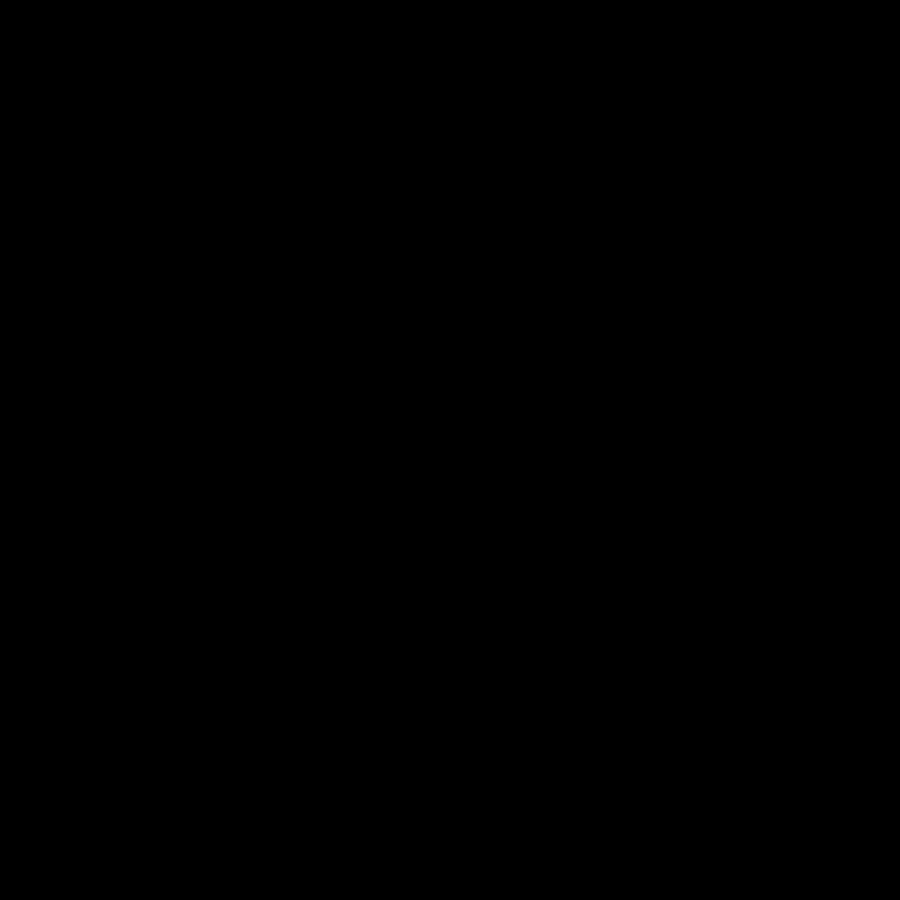
Frame 1 (no input)
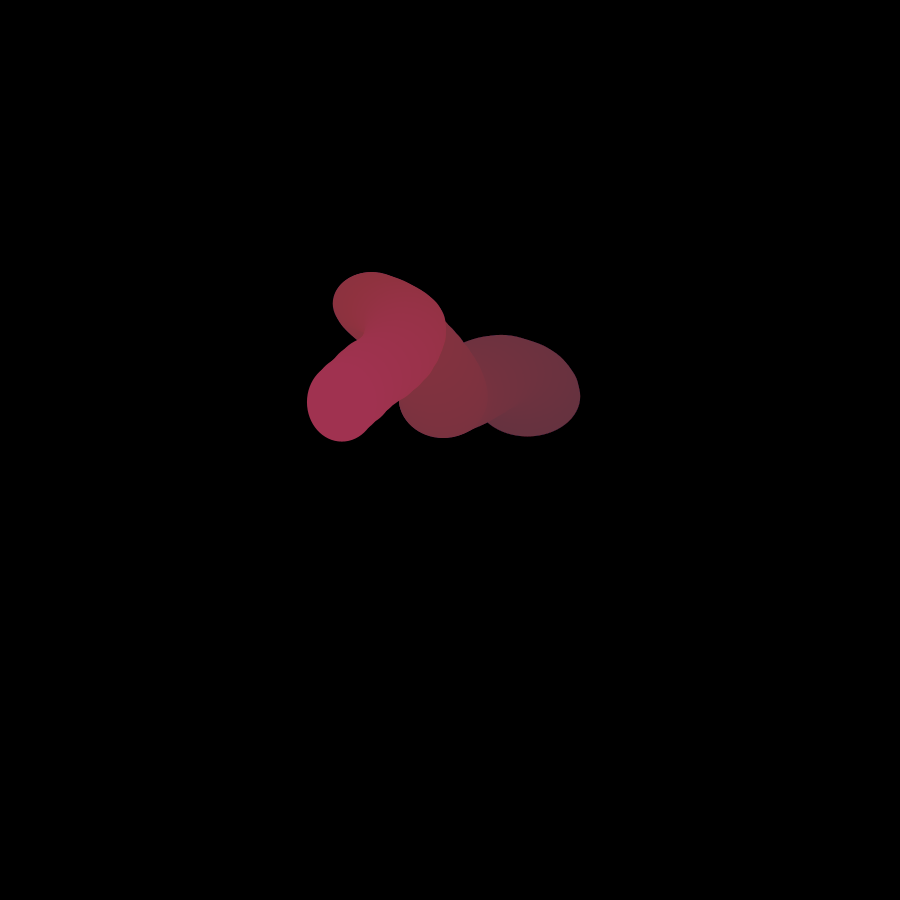
Frame 60 (the mouse pressed at the canvas centre just before this capture)
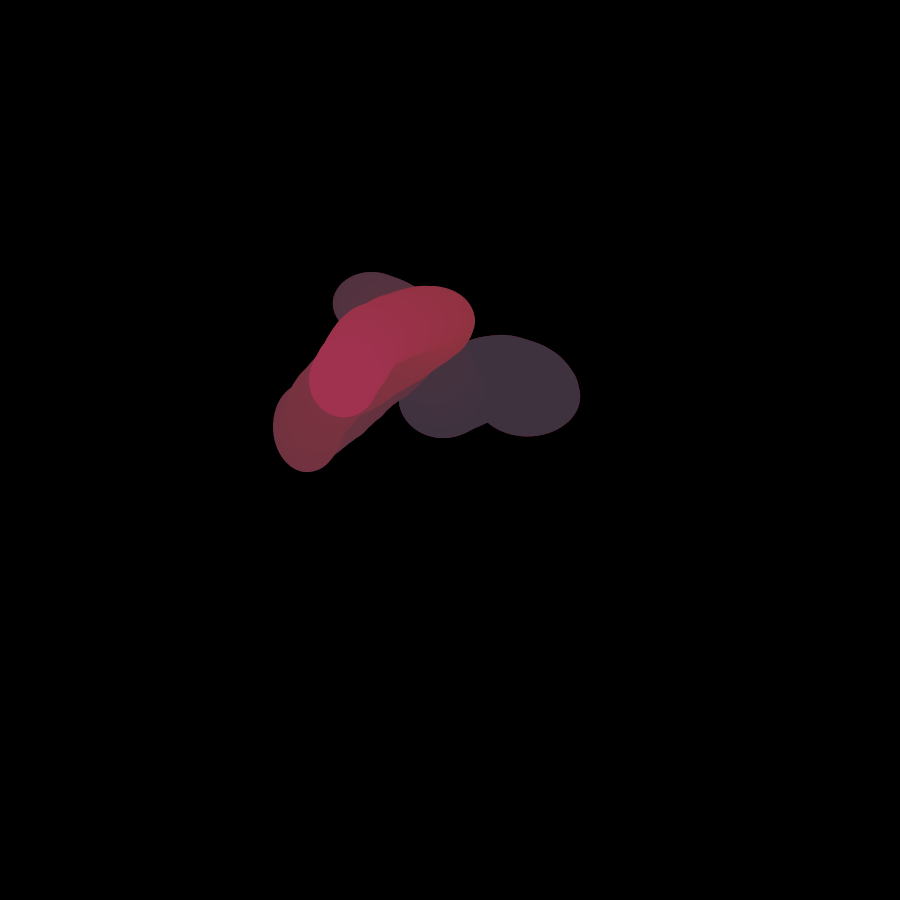
Frame 120 (the mouse held since frame 60 and released just before this capture)

The Processing sketch that drew these frames (run headless with seeded random() and noise(); from frame 60 on, the mouse is pressed at the canvas centre):

// Processing sketch: processing_23120
// ── processing_23120.pde

//time functions to get different noise characteristics
float t1 = 0.0;
float t2 = 0.2;
float t3 = 0.4;
float tX = 0.0;
float tY = 0.3;
float theta = 0;
float n;
float[] positions = new float[125];
float[] positions2 = new float[125];
int i = 3;
int start = 1;

//increments, the overall movement and the circle size vary in different ways
float incrementX = 0.01;
float increment = 0.1;

int pulse = 0;



void setup(){
  frameRate(30);
  size(900, 900);
  background(0);
  smooth();
  
}
  
  
void draw(){
  noStroke();
   
  //thi rectangle "fades" the drawing slowly
  fill(0, 0, 0, 2);
  strokeWeight(1);
  rect(0, 0, width, height);
  
  incrementX += abs(sin(theta)*.000001);
  theta += .1;
   
  //\/\/\/\/\/MOVIE MAKER STUFF\/\/\/\/\/\/\/\\
  //loadPixels();
  //mm.addFrame(pixels,width,height);
   
   // Get a noise value at "time" and scale it for each dot.
  float m = noise(t2)*16;
  
   
  //get a noise value at time and scale it for movement
  float x = noise(tX)*width;
  float y = noise(tY)*height;
   
  // With each cycle, increment the " time "
  t1 += increment;
  t2 += increment;
  t3 += increment;
  tX += incrementX;
  tY += incrementX;
   
  // Draw the ellipse with size determined by Perlin noise
  stroke(251,158,83);
  fill(160, 50, 80);
  //rect(x-m, y-m, m, m);
  positions[i] = (x-m);
  positions2[i] = (y-m);
  if (i > 0 && i != 2 && start > 1) {
    
    //strokeWeight(1.2);
    noStroke();
    ellipse(positions[i]-10, positions2[i]-10, (positions[i-1]-10) * .2, (positions2[i-1]-10) * .2);
    if (positions[i]-positions[i-1] < 0){
      
    }
  }
  
  if (i == 2) {
    noStroke();
    ellipse(positions[2]-10, positions2[2]-10, (positions[124]-10) * .2, (positions2[124]-10) * .2); 
  }
  
  i++;
  start++;
    
  if (i > 124) {
   i = 2;
  }
  
  /*
  if (pulse < 500) {
    pulse += 1;
  }
    else {
     background(0,0,0,50);
     pulse = 0; 
     noStroke();
     fill(255,255,255);
     rect((x-m) - 10, (y-m) - 10, m + 10, m + 10);
  }
  */
}
  
